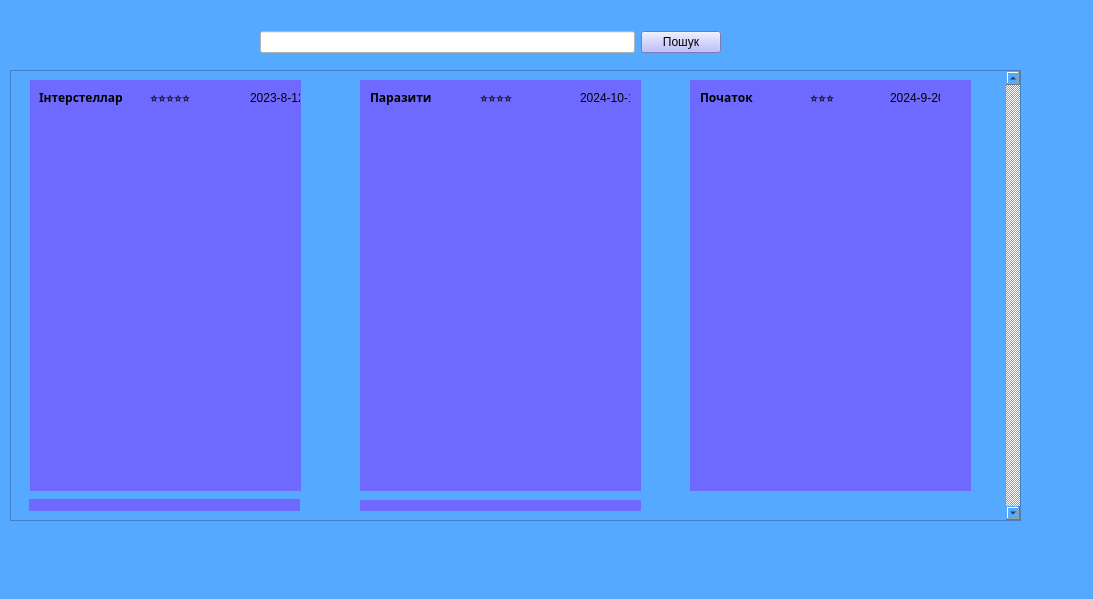
<?xml version="1.0" encoding="UTF-8"?>
<ui version="4.0">
 <class>MainWindow</class>
 <widget class="QMainWindow" name="MainWindow">
  <property name="geometry">
   <rect>
    <x>0</x>
    <y>0</y>
    <width>1093</width>
    <height>599</height>
   </rect>
  </property>
  <property name="sizePolicy">
   <sizepolicy hsizetype="Fixed" vsizetype="Fixed">
    <horstretch>0</horstretch>
    <verstretch>0</verstretch>
   </sizepolicy>
  </property>
  <property name="windowTitle">
   <string>MainWindow</string>
  </property>
  <property name="styleSheet">
   <string notr="true">background-color: rgb(85, 170, 255);</string>
  </property>
  <widget class="QWidget" name="centralwidget">
   <widget class="QScrollArea" name="scrollArea">
    <property name="geometry">
     <rect>
      <x>10</x>
      <y>70</y>
      <width>1011</width>
      <height>451</height>
     </rect>
    </property>
    <property name="verticalScrollBarPolicy">
     <enum>Qt::ScrollBarAlwaysOn</enum>
    </property>
    <property name="horizontalScrollBarPolicy">
     <enum>Qt::ScrollBarAlwaysOff</enum>
    </property>
    <property name="widgetResizable">
     <bool>true</bool>
    </property>
    <widget class="QWidget" name="scrollAreaWidgetContents_2">
     <property name="geometry">
      <rect>
       <x>0</x>
       <y>0</y>
       <width>992</width>
       <height>449</height>
      </rect>
     </property>
     <layout class="QGridLayout" name="gridLayout">
      <item row="0" column="0">
       <widget class="QWidget" name="widget_4" native="true">
        <property name="sizePolicy">
         <sizepolicy hsizetype="Expanding" vsizetype="Expanding">
          <horstretch>0</horstretch>
          <verstretch>0</verstretch>
         </sizepolicy>
        </property>
        <widget class="QWidget" name="kartka1" native="true">
         <property name="geometry">
          <rect>
           <x>10</x>
           <y>0</y>
           <width>271</width>
           <height>411</height>
          </rect>
         </property>
         <property name="styleSheet">
          <string notr="true">background-color: rgb(111, 106, 255);</string>
         </property>
         <widget class="QLabel" name="rait">
          <property name="geometry">
           <rect>
            <x>120</x>
            <y>10</y>
            <width>75</width>
            <height>16</height>
           </rect>
          </property>
          <property name="text">
           <string>⭐⭐⭐⭐⭐</string>
          </property>
         </widget>
         <widget class="QLabel" name="date">
          <property name="geometry">
           <rect>
            <x>220</x>
            <y>10</y>
            <width>50</width>
            <height>16</height>
           </rect>
          </property>
          <property name="text">
           <string>2023-8-12</string>
          </property>
         </widget>
         <widget class="QLabel" name="name">
          <property name="geometry">
           <rect>
            <x>9</x>
            <y>9</y>
            <width>91</width>
            <height>16</height>
           </rect>
          </property>
          <property name="font">
           <font>
            <family>Arial Black</family>
            <weight>75</weight>
            <bold>true</bold>
           </font>
          </property>
          <property name="text">
           <string>Інтерстеллар</string>
          </property>
         </widget>
         <widget class="QLabel" name="name_4">
          <property name="geometry">
           <rect>
            <x>0</x>
            <y>30</y>
            <width>271</width>
            <height>411</height>
           </rect>
          </property>
          <property name="text">
           <string/>
          </property>
          <property name="pixmap">
           <pixmap>../PycharmProjects/desg/Interstellar_film_poster2.jpg</pixmap>
          </property>
          <property name="scaledContents">
           <bool>true</bool>
          </property>
         </widget>
        </widget>
        <widget class="QWidget" name="widget_2" native="true">
         <property name="geometry">
          <rect>
           <x>340</x>
           <y>0</y>
           <width>281</width>
           <height>411</height>
          </rect>
         </property>
         <property name="styleSheet">
          <string notr="true">background-color: rgb(111, 106, 255);</string>
         </property>
         <widget class="QLabel" name="rait_2">
          <property name="geometry">
           <rect>
            <x>120</x>
            <y>10</y>
            <width>75</width>
            <height>16</height>
           </rect>
          </property>
          <property name="text">
           <string>⭐⭐⭐⭐</string>
          </property>
         </widget>
         <widget class="QLabel" name="date_2">
          <property name="geometry">
           <rect>
            <x>220</x>
            <y>10</y>
            <width>50</width>
            <height>16</height>
           </rect>
          </property>
          <property name="text">
           <string>2024-10-1</string>
          </property>
         </widget>
         <widget class="QLabel" name="name_2">
          <property name="geometry">
           <rect>
            <x>10</x>
            <y>9</y>
            <width>69</width>
            <height>16</height>
           </rect>
          </property>
          <property name="font">
           <font>
            <family>Arial Black</family>
            <weight>75</weight>
            <bold>true</bold>
           </font>
          </property>
          <property name="text">
           <string>Паразити</string>
          </property>
         </widget>
         <widget class="QLabel" name="name_5">
          <property name="geometry">
           <rect>
            <x>0</x>
            <y>30</y>
            <width>281</width>
            <height>411</height>
           </rect>
          </property>
          <property name="text">
           <string/>
          </property>
          <property name="pixmap">
           <pixmap>../PycharmProjects/desg/2007399.jpg</pixmap>
          </property>
          <property name="scaledContents">
           <bool>true</bool>
          </property>
         </widget>
        </widget>
        <widget class="QWidget" name="widget_3" native="true">
         <property name="geometry">
          <rect>
           <x>670</x>
           <y>0</y>
           <width>281</width>
           <height>411</height>
          </rect>
         </property>
         <property name="styleSheet">
          <string notr="true">background-color: rgb(111, 106, 255);</string>
         </property>
         <widget class="QLabel" name="rait_3">
          <property name="geometry">
           <rect>
            <x>120</x>
            <y>10</y>
            <width>75</width>
            <height>16</height>
           </rect>
          </property>
          <property name="text">
           <string>⭐⭐⭐</string>
          </property>
         </widget>
         <widget class="QLabel" name="date_3">
          <property name="geometry">
           <rect>
            <x>200</x>
            <y>10</y>
            <width>50</width>
            <height>16</height>
           </rect>
          </property>
          <property name="text">
           <string>2024-9-20</string>
          </property>
         </widget>
         <widget class="QLabel" name="name_3">
          <property name="geometry">
           <rect>
            <x>10</x>
            <y>9</y>
            <width>69</width>
            <height>16</height>
           </rect>
          </property>
          <property name="font">
           <font>
            <family>Arial Black</family>
            <weight>75</weight>
            <bold>true</bold>
           </font>
          </property>
          <property name="text">
           <string>Початок</string>
          </property>
         </widget>
         <widget class="QLabel" name="name_6">
          <property name="geometry">
           <rect>
            <x>0</x>
            <y>30</y>
            <width>281</width>
            <height>381</height>
           </rect>
          </property>
          <property name="text">
           <string/>
          </property>
          <property name="pixmap">
           <pixmap>../PycharmProjects/desg/Початок_фільм,_2010.jpg</pixmap>
          </property>
          <property name="scaledContents">
           <bool>true</bool>
          </property>
         </widget>
        </widget>
        <widget class="QWidget" name="kartka1_2" native="true">
         <property name="geometry">
          <rect>
           <x>9</x>
           <y>419</y>
           <width>271</width>
           <height>403</height>
          </rect>
         </property>
         <property name="styleSheet">
          <string notr="true">background-color: rgb(111, 106, 255);</string>
         </property>
         <widget class="QLabel" name="rait_6">
          <property name="geometry">
           <rect>
            <x>120</x>
            <y>10</y>
            <width>75</width>
            <height>16</height>
           </rect>
          </property>
          <property name="text">
           <string>⭐⭐⭐⭐⭐</string>
          </property>
         </widget>
         <widget class="QLabel" name="date_6">
          <property name="geometry">
           <rect>
            <x>220</x>
            <y>10</y>
            <width>50</width>
            <height>16</height>
           </rect>
          </property>
          <property name="text">
           <string>2022-8-12</string>
          </property>
         </widget>
         <widget class="QLabel" name="name_11">
          <property name="geometry">
           <rect>
            <x>0</x>
            <y>10</y>
            <width>111</width>
            <height>16</height>
           </rect>
          </property>
          <property name="font">
           <font>
            <family>Arial Black</family>
            <weight>75</weight>
            <bold>true</bold>
           </font>
          </property>
          <property name="text">
           <string>Бійцівський клуб</string>
          </property>
         </widget>
         <widget class="QLabel" name="name_12">
          <property name="geometry">
           <rect>
            <x>-10</x>
            <y>30</y>
            <width>281</width>
            <height>371</height>
           </rect>
          </property>
          <property name="text">
           <string/>
          </property>
          <property name="pixmap">
           <pixmap>../PycharmProjects/desg/200px-Fight_Club_плакат.jpg</pixmap>
          </property>
          <property name="scaledContents">
           <bool>true</bool>
          </property>
         </widget>
        </widget>
        <widget class="QWidget" name="kartka1_3" native="true">
         <property name="geometry">
          <rect>
           <x>340</x>
           <y>420</y>
           <width>281</width>
           <height>403</height>
          </rect>
         </property>
         <property name="styleSheet">
          <string notr="true">background-color: rgb(111, 106, 255);</string>
         </property>
         <widget class="QLabel" name="rait_7">
          <property name="geometry">
           <rect>
            <x>120</x>
            <y>10</y>
            <width>75</width>
            <height>16</height>
           </rect>
          </property>
          <property name="text">
           <string>⭐⭐⭐⭐⭐</string>
          </property>
         </widget>
         <widget class="QLabel" name="date_7">
          <property name="geometry">
           <rect>
            <x>220</x>
            <y>10</y>
            <width>61</width>
            <height>16</height>
           </rect>
          </property>
          <property name="text">
           <string>2023-12-12</string>
          </property>
         </widget>
         <widget class="QLabel" name="name_13">
          <property name="geometry">
           <rect>
            <x>9</x>
            <y>9</y>
            <width>91</width>
            <height>16</height>
           </rect>
          </property>
          <property name="font">
           <font>
            <family>Arial Black</family>
            <weight>75</weight>
            <bold>true</bold>
           </font>
          </property>
          <property name="text">
           <string>Драйв</string>
          </property>
         </widget>
         <widget class="QLabel" name="name_14">
          <property name="geometry">
           <rect>
            <x>0</x>
            <y>30</y>
            <width>281</width>
            <height>371</height>
           </rect>
          </property>
          <property name="text">
           <string/>
          </property>
          <property name="pixmap">
           <pixmap>../PycharmProjects/desg/225px-Український_постер_фільму__Драйв_.jpg</pixmap>
          </property>
          <property name="scaledContents">
           <bool>true</bool>
          </property>
         </widget>
        </widget>
        <widget class="QWidget" name="kartka1_4" native="true">
         <property name="geometry">
          <rect>
           <x>670</x>
           <y>420</y>
           <width>281</width>
           <height>401</height>
          </rect>
         </property>
         <property name="styleSheet">
          <string notr="true"/>
         </property>
         <widget class="QPushButton" name="pushButton_2">
          <property name="geometry">
           <rect>
            <x>80</x>
            <y>160</y>
            <width>121</width>
            <height>61</height>
           </rect>
          </property>
          <property name="styleSheet">
           <string notr="true">background-color: rgb(0, 0, 255);
background-color: rgb(170, 170, 255);</string>
          </property>
          <property name="text">
           <string>Додати</string>
          </property>
         </widget>
        </widget>
       </widget>
      </item>
     </layout>
    </widget>
   </widget>
   <widget class="QWidget" name="">
    <property name="geometry">
     <rect>
      <x>260</x>
      <y>30</y>
      <width>461</width>
      <height>25</height>
     </rect>
    </property>
    <layout class="QHBoxLayout" name="horizontalLayout">
     <item>
      <widget class="QLineEdit" name="lineEdit">
       <property name="styleSheet">
        <string notr="true">background-color: rgb(255, 255, 255);</string>
       </property>
      </widget>
     </item>
     <item>
      <widget class="QPushButton" name="pushButton">
       <property name="styleSheet">
        <string notr="true">background-color: rgb(0, 0, 255);
background-color: rgb(170, 170, 255);</string>
       </property>
       <property name="text">
        <string>Пошук</string>
       </property>
      </widget>
     </item>
    </layout>
   </widget>
  </widget>
  <widget class="QMenuBar" name="menubar">
   <property name="geometry">
    <rect>
     <x>0</x>
     <y>0</y>
     <width>1093</width>
     <height>21</height>
    </rect>
   </property>
  </widget>
  <widget class="QStatusBar" name="statusbar"/>
 </widget>
 <resources/>
 <connections/>
</ui>
